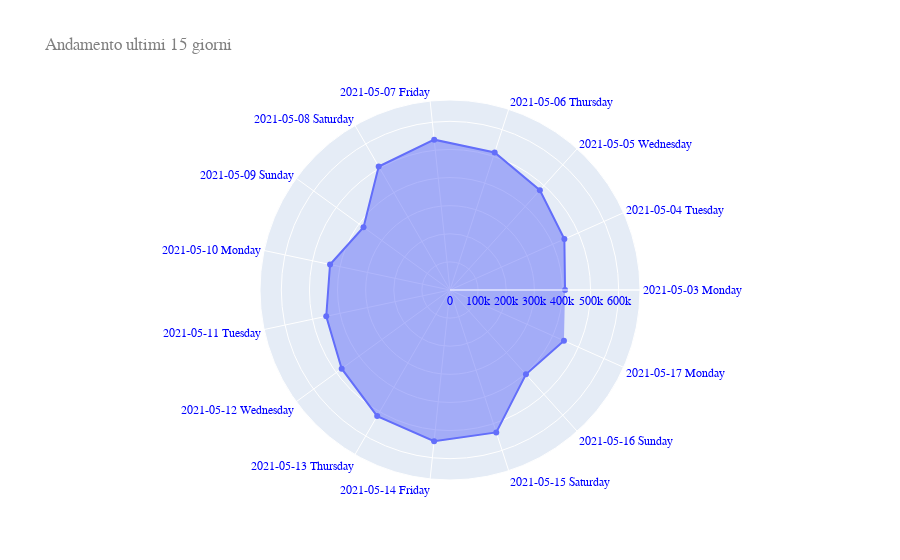

Notebook code cell kept with this figure:
### Code cell
fig2 = go.Figure()

fig2.add_trace(go.Scatterpolar(
      r=list_last_15_values,
      theta=labels,
      fill='toself',
      name='Dosi giornaliere'
))

fig2.update_layout(
  polar=dict(
    radialaxis=dict(
      visible=True,
      range=[0,(ultimi_quindici_giorni.max())+(ultimi_quindici_giorni.max()*0.25)]
    )),
  showlegend=False
)
fig2.update_layout(
    title="Andamento ultimi 15 giorni",
    font_family="Courier New",
    font_color="blue",
    font_size=12,
    title_font_family="Verdana",
    title_font_color="grey",
    legend_title_font_color="green"
)

fig2.show()

### Figure 1 — Plotly figure (JSON) as saved in the notebook; plotly's stock layout.template omitted (floating-point values rounded to 4 significant figures)
{"data": [{"fill": "toself", "name": "Dosi giornaliere", "r": [409254, 445334, 477739, 514180, 537761, 507270, 380177, 436225, 450055, 476227, 517954, 540673, 532606, 403799, 443698], "theta": ["2021-05-03 Monday", "2021-05-04 Tuesday", "2021-05-05 Wednesday", "2021-05-06 Thursday", "2021-05-07 Friday", "2021-05-08 Saturday", "2021-05-09 Sunday", "2021-05-10 Monday", "2021-05-11 Tuesday", "2021-05-12 Wednesday", "2021-05-13 Thursday", "2021-05-14 Friday", "2021-05-15 Saturday", "2021-05-16 Sunday", "2021-05-17 Monday"], "type": "scatterpolar"}], "layout": {"font": {"color": "blue", "family": "Courier New", "size": 12}, "legend": {"title": {"font": {"color": "green"}}}, "polar": {"radialaxis": {"range": [0, 675800.0], "visible": true}}, "showlegend": false, "title": {"font": {"color": "grey", "family": "Verdana"}, "text": "Andamento ultimi 15 giorni"}}}
